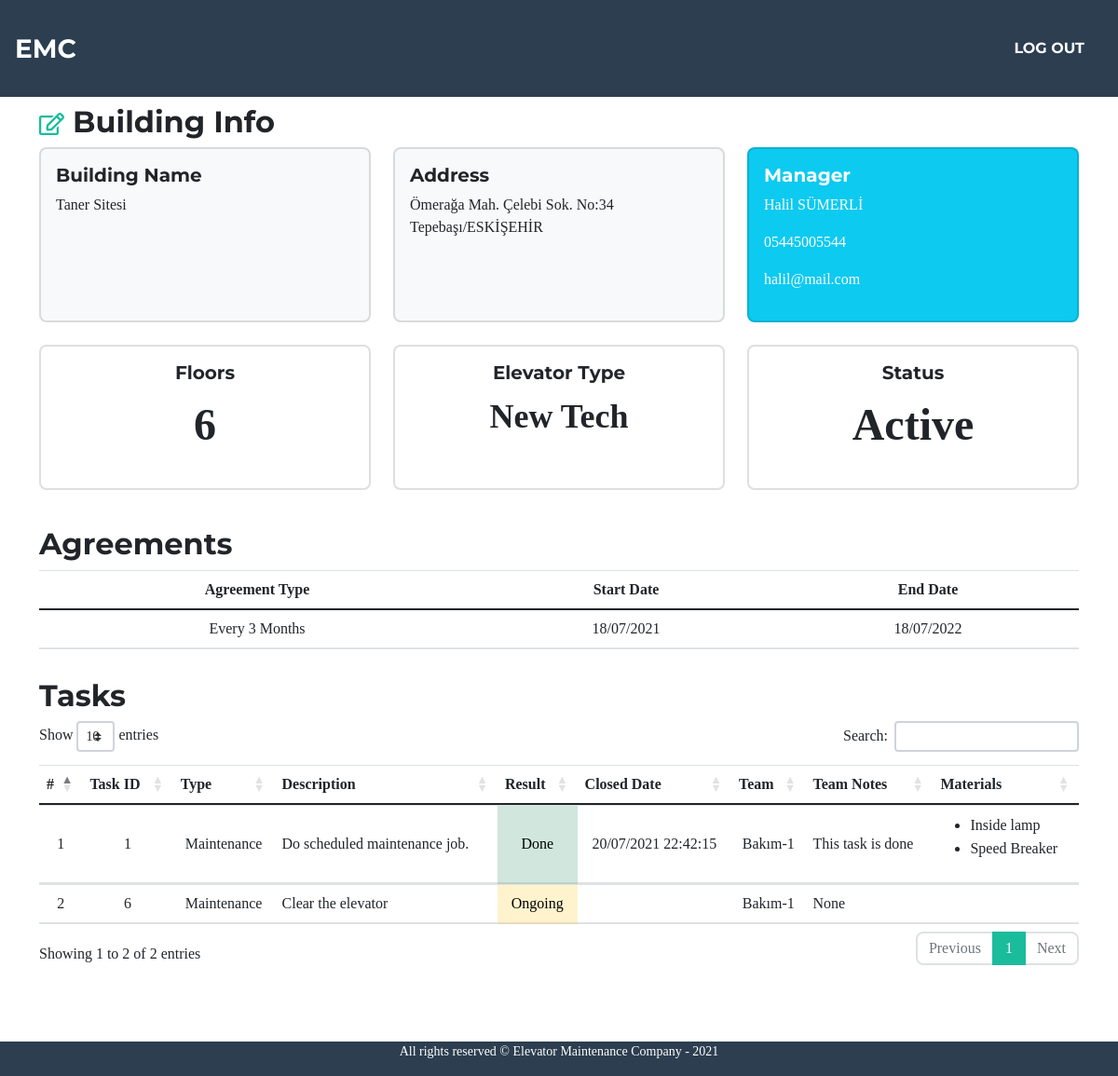
/buildingDetail/1 (signed in), run on the app's committed database.
### maintenance/models.py (models this page shows, shortened)
class Building(models.Model):
    address = models.CharField(max_length=300)
    coordinates = models.CharField(null=True, max_length=32)
    name = models.CharField(max_length=50)
    manager = models.CharField(max_length=100)
    phone_message = 'Phone number must be entered in the format: 05xxxxxxxxx'
    phone_regex = RegexValidator(
        regex=r'^(05)\d{9}$',
        message=phone_message
    )
    phone = models.CharField(validators=[phone_regex], max_length=11,
                             null=True, blank=True)
    email = models.EmailField(null=True, blank=True, max_length=100)
    floors = models.PositiveSmallIntegerField(default=2, validators=[MinValueValidator(2), MaxValueValidator(25)])
    elevator_type = models.CharField(max_length=100)
    creator = models.ForeignKey(User, on_delete=PROTECT, related_name="BuildingCreator")
    status = models.BooleanField(default=True)

class MaintenanceAgreement(models.Model):
    building = models.ForeignKey(Building, on_delete=CASCADE)
    type = models.ForeignKey(AgreementTypes, on_delete=PROTECT, null=True, blank=True)
    start_date = models.DateTimeField(default=datetime.now(), null=True, blank=True)
    end_date = models.DateTimeField(default=datetime.now(), null=True, blank=True)

class AgreementTypes(models.Model):
    type= models.CharField(max_length=100)
    def __str__(self) -> str:
        return self.type

class Task(models.Model):
    building = models.ForeignKey(Building, on_delete=CASCADE)
    team = models.ForeignKey(Team, on_delete=CASCADE)
    materials = models.ManyToManyField(Material, null=True, blank=True, related_name="materials")
    description = models.CharField(max_length=200, null=True, blank=True)
    date = models.DateTimeField(default=datetime.now())
    created = models.DateTimeField(default=datetime.now())
    updated = models.DateTimeField(null=True, blank=True)
    result = models.BooleanField(null=True, blank=True)
    closed = models.DateTimeField(null=True, blank=True)
    notes = models.CharField(max_length=400, null=True, blank=True)
    type = models.ForeignKey(TaskTypes, on_delete=PROTECT)

class TaskTypes(models.Model):
    type = models.CharField(max_length=32)

class Team(models.Model):
    leader = models.ForeignKey(User, on_delete=models.CASCADE, related_name="team_leader")
    name = models.CharField(max_length=50)
    description = models.CharField(max_length=200)

class Material(models.Model):
    name = models.CharField(max_length=100)
    in_stock = models.BooleanField(default=True)

### maintenance/views.py (the view)
# urls.py: path("buildingDetail/<int:building_id>", views.buildingDetail, name="buildingDetail"),
@login_required
def buildingDetail(request, building_id):
    try:
        building = Building.objects.get(pk=building_id)
    except:
        messages.warning(request, "No such a building")
        return HttpResponseRedirect(request.META.get('HTTP_REFERER'))
    agreement = MaintenanceAgreement.objects.filter(building_id = building_id)
    tasks = Task.objects.filter(building_id = building_id)
    return render(request, "maintenance/buildingDetail.html", {
        "building":building,
        "agreement":agreement,
        "tasks":tasks
    })

### maintenance/templates/maintenance/buildingDetail.html (shortened to what this page needs)
{% extends "maintenance/layout.html" %}
{% load static %}
{% load tz %}
{% block main %}
    {% if building %}
        <div>
            <h2><a href="javascript:void(0)" id="editBuilding" data-bid="{{ building.id }}"><i class='far fa-edit' style="font-size: 24;"></i></a> Building Info</h2>
            <div class="row row-cols-1 row-cols-md-3">
                <div class="col mb-4">
                  <div class="card h-100 bg-light">
                    <div class="card-body">
                      <h5 class="card-title">Building Name</h5>
                      <p class="card-text bInfo" id="bName">{{ building.name }}</p>
                    </div>
                  </div>
                </div>
                <div class="col mb-4">
                  <div class="card h-100 bg-light">
                    <div class="card-body">
                      <h5 class="card-title">Address</h5>
                      <p class="card-text bInfo" id="bAddress">{{ building.address }}</p>
                    </div>
                  </div>
                </div>
                <div class="col mb-4">
                  <div class="card h-100 bg-info text-white">
                    <div class="card-body">
                      <h5 class="card-title">Manager</h5>
                      <p class="card-text bInfo" id="bManager">{{ building.manager }}</p>
                      <p class="card-text bInfo" id="bPhone">{{ building.phone }}</p>
                      <p class="card-text bInfo" id="bEmail">{{ building.email }}</p>
                    </div>
                  </div>
                </div>
                <div class="col mb-4">
                  <div class="card h-100">
                    <div class="card-body">
                      <h5 class="card-title" style="text-align: center;">Floors</h5>
                      <p class="card-text bInfo" id="bFloors" style="font-size: 48px; font-weight: 600; text-align: center;">{{ building.floors }}</p>
                    </div>
                  </div>
                </div>
                <div class="col mb-4">
                    <div class="card h-100">
                      <div class="card-body">
                        <h5 class="card-title" style="text-align: center;">Elevator Type</h5>
                        <p class="card-text bInfo" id="bElevator" style="font-weight: 600; font-size: 36px; text-align: center;">{{ building.elevator_type }}</p>
                      </div>
                    </div>
                  </div>
                  <div class="col mb-4">
                    <div class="card h-100">
                      <div class="card-body">
                        <h5 class="card-title" style="text-align: center;">Status</h5>
                        {% if building.status == True %}
                        <p class="card-text bInfo" id="bStatus" style="font-weight: 600; font-size: 48px; text-align: center;">Active</p>
                        {% else %}
                        <p class="card-text bInfo" id="bStatus" style="font-weight: 600; font-size: 48px; text-align: center;">InActive</p>
                        {% endif %}
                      </div>
                    </div>
                  </div>
              </div>
        </div>
        {% if agreement %}
            <div class="table-responsive" style="margin-top:15px;">
                <h2>Agreements</h2>
                <table class="table">
                    <thead style="text-align: center; vertical-align: middle;">
                        <th>Agreement Type</th>
                        <th>Start Date</th>
                        <th>End Date</th>
                    </thead>
                    <tbody>
                        {% for a in agreement %}
                        <tr style="text-align: center; vertical-align: middle;"">
                            <td>{{ a.type }}</td>
                            <td>{{ a.start_date|localtime|date:"d/m/Y" }}</td>
                            <td>{{ a.end_date|localtime|date:"d/m/Y" }}</td>
                        </tr>
                        {% endfor %}
                    </tbody>
                </table>
            </div>
        {% endif %}
        {% if tasks %}
            <div class="table-responsive" style="margin-top:15px; margin-bottom:80px">
                <h2>Tasks</h2>
                <table class="table" id="bldTasksTbl">
                    <thead style="text-align: center; vertical-align: middle;">
                        <th>#</th>
                        <th>Task ID</th>
                        <th>Type</th>
                        <th>Description</th>
                        <th>Result</th>
                        <th>Closed Date</th>
                        <th>Team</th>
                        <th>Team Notes</th>
                        <th>Materials</th>
                    </thead>
                    <tbody>
                        {% for task in tasks %}
                            <tr style="text-align: center; vertical-align: middle;">
                                <td style="text-align: center; vertical-align: middle;">{{ forloop.counter }}</td>
                                <td style="text-align: center; vertical-align: middle;">{{ task.id }}</td>
                                <td style="text-align: center; vertical-align: middle;">{{ task.type.type }}</td>
                                <td style="text-align: left; vertical-align: middle;">{{ task.description }}</td>
                                {% if task.result == None %}
                                <td class="table-warning" style="text-align: center; vertical-align: middle;">Ongoing</td>
                                {% elif task.result == True%}
                                <td class="table-success" style="text-align: center; vertical-align: middle;">Done</td>
                                {% elif task.result == False %}
                                <td class="table-danger" style="text-align: center; vertical-align: middle;">Cancelled</td>
                                {% endif %}
                                <td style="text-align: center; vertical-align: middle;">{{ task.closed|localtime|date:"d/m/Y H:i:s" }}</td>
                                <td style="text-align: center; vertical-align: middle;">{{ task.team.name }}</td>
                                <td style="text-align: left; vertical-align: middle;">{{ task.notes }}</td>
                                <td style="text-align: left; vertical-align: middle;">
                                    <ul>
                                        {% for m in task.materials.all %}
                                            <li style="margin-top:1px; margin-bottom:1px">{{ m.name }}</li>
                                        {% endfor %}
                                    </ul>
                                </td>
                            </tr>
                        {% endfor %}
                    </tbody>
                </table>
            </div>
        {% endif %}
    {% endif %}
{% endblock %}

### data on the page
Building: name "Taner Sitesi", address "Ömerağa Mah. Çelebi Sok. No:34 Tepebaşı/ESKİŞEHİR", manager "Halil SÜMERLİ", phone "05445005544", email "halil@mail.com", floors "6", elevator_type "New Tech"
MaintenanceAgreement: type "Every 3 Months", start_date "18/07/2021", end_date "18/07/2022"
Task: id "1", type.type "Maintenance", description "Do scheduled maintenance job.", result "Done", closed "20/07/2021 22:42:15", team.name "Bakım-1", notes "This task is done"
Material: name "Inside lamp"
Material: name "Speed Breaker"
Task: id "6", type.type "Maintenance", description "Clear the elevator", shows "Ongoing", team.name "Bakım-1", notes "None"
